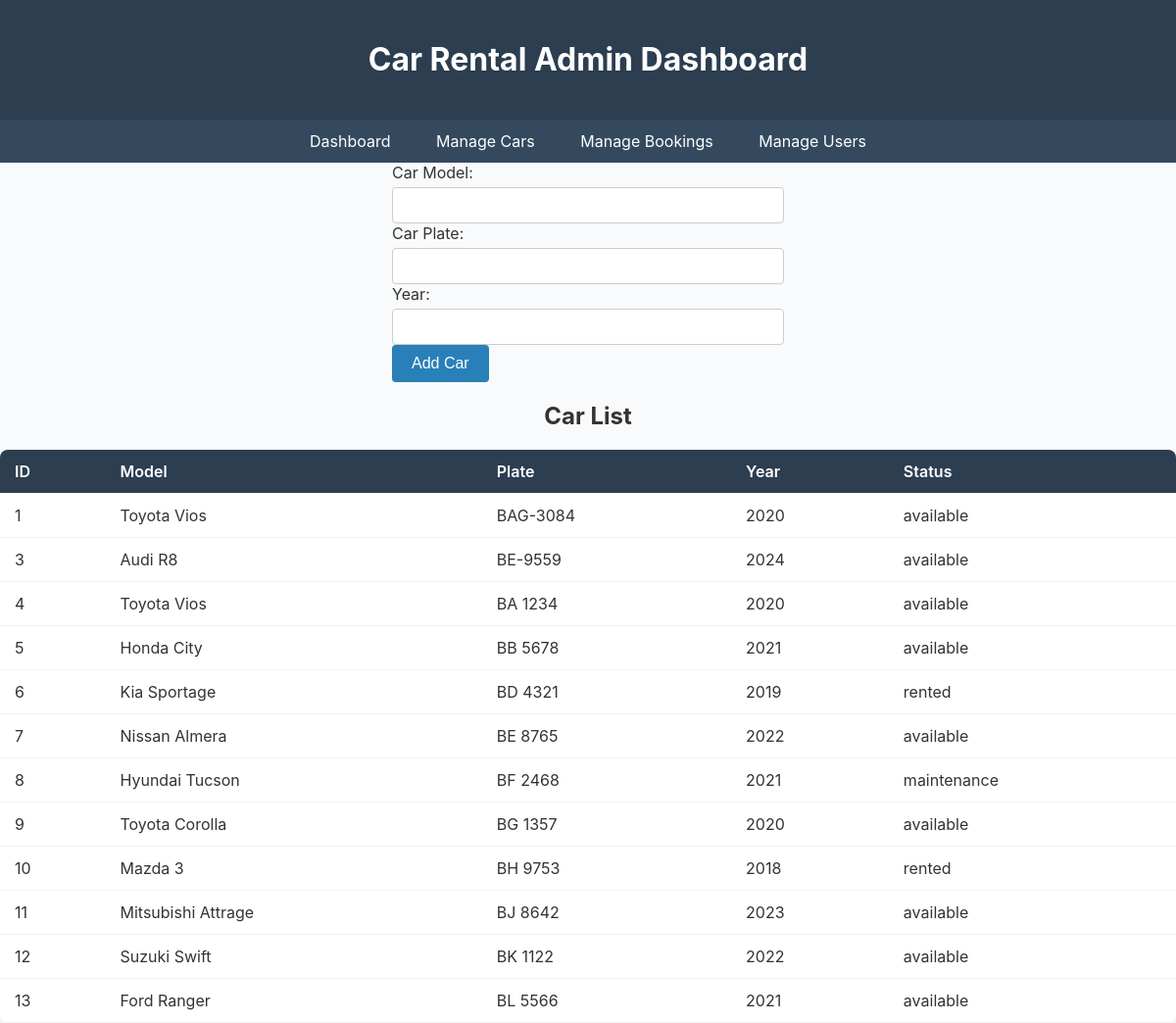
Page /manage_cars.php (signed in) on the committed database.
### tables this page shows
CREATE TABLE `cars` (
  `id` int(11) NOT NULL,
  `model` varchar(100) NOT NULL,
  `plate` varchar(20) NOT NULL,
  `year` int(11) DEFAULT NULL,
  `status` enum('available','rented','maintenance') DEFAULT 'available',
  `image` varchar(255) DEFAULT 'default-car.jpg'
);

### manage_cars.php (the view, shortened to what this page needs)
<?php
$servername = "localhost";
$username = "root";
$password = "";
$dbname = "carrental";
$conn = new mysqli($servername, $username, $password, $dbname);
$sql = "SELECT * FROM cars";
$result = $conn->query($sql);
?>
<!DOCTYPE html?
<html lang="en">
<head>
    <link rel="stylesheet" href="style.css">
</head>
<body>
    <header>
        <h1>Car Rental Admin Dashboard</h1>
    </header>
    <nav>
        <a href="dashboard.php">Dashboard</a>
        <a href="manage_cars.php">Manage Cars</a>
        <a href="manage_bookings.php">Manage Bookings</a>
        <a href="manage_users.php">Manage Users</a>
    </nav>
    <form method="post" action="add_car.php" style="width:400px; margin:auto;">
    <div>
        <label>Car Model:</label>
        <input type="text" name="model" required>
    </div>
    <div>
        <label>Car Plate:</label>
        <input type="text" name="plate" required>
    </div>
    <div>
        <label>Year:</label>
        <input type="number" name="year" required>
    </div>
    <div>
        <button type="submit">Add Car</button>
    </div>
</form>
    <h2 style="text-align:center;">Car List</h2>
    <table>
        <tr>
            <th>ID</th>
            <th>Model</th>
            <th>Plate</th>
            <th>Year</th>
            <th>Status</th>
        </tr>
        <?php
        if ($result->num_rows > 0) {
            while($row = $result->fetch_assoc()) {
                echo "<tr>
                        <td>".$row['id']."</td>
                        <td>".$row['model']."</td>
                        <td>".$row['plate']."</td>
                        <td>".$row['year']."</td>
                        <td>".$row['status']."</td>
                      </tr>";
            }
        } else {
            echo "<tr><td colspan='5'>No cars found</td></tr>";
        }
        ?>
    </table>
</body>
</html>

### style.css (style rules this page uses)
body { background-color: #f8fafc; color: #333; font-family: 'Inter', sans-serif; margin: 0; padding: 0; }
header { background-color: #2c3e50; color: white; padding: 20px; text-align: center; }
nav { background-color: #34495e; padding: 12px; text-align: center; }
nav a { color: white; text-decoration: none; margin: 0 5px; padding: 8px 16px; border-radius: 4px; transition: background-color 0.3s, color 0.3s; }
button, nav a { transition: background-color 0.3s, color 0.3s; }
table { width: 100%; border-collapse: collapse; margin-top: 20px; background: white; border-radius: 8px; overflow: hidden; box-shadow: 0 4px 6px rgba(0, 0, 0, 0.05); }
th, td { padding: 12px 15px; text-align: left; border-bottom: 1px solid #eef2f7; }
th { background-color: #2c3e50; color: white; font-weight: 600; }
tr { transition: background-color 0.3s ease; }
input[type="text"], input[type="email"], input[type="password"],input[type="number"], input[type="date"] , select { width: 100%; padding: 10px; margin-top: 5px ; border: 1px solid #ccc; border-radius: 4px; box-sizing: border-box; }
button { background-color: #2980b9; color: white; padding: 10px 20px; border: none; border-radius: 4px; cursor: pointer; font-size: 16px; transition: background-color 0.3s, transform 0.2s; }

### rows in the picture
cars: id "1", model "Toyota Vios", plate "BAG-3084", year "2020", status "available"
cars: id "3", model "Audi R8", plate "BE-9559", year "2024", status "available"
cars: id "4", model "Toyota Vios", plate "BA 1234", year "2020", status "available"
cars: id "5", model "Honda City", plate "BB 5678", year "2021", status "available"
cars: id "6", model "Kia Sportage", plate "BD 4321", year "2019", status "rented"
cars: id "7", model "Nissan Almera", plate "BE 8765", year "2022", status "available"
cars: id "8", model "Hyundai Tucson", plate "BF 2468", year "2021", status "maintenance"
cars: id "9", model "Toyota Corolla", plate "BG 1357", year "2020", status "available"
cars: id "10", model "Mazda 3", plate "BH 9753", year "2018", status "rented"
cars: id "11", model "Mitsubishi Attrage", plate "BJ 8642", year "2023", status "available"
cars: id "12", model "Suzuki Swift", plate "BK 1122", year "2022", status "available"
cars: id "13", model "Ford Ranger", plate "BL 5566", year "2021", status "available"
